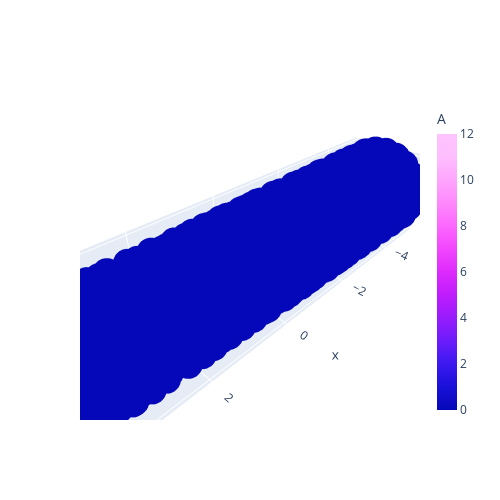

Write notebook code for a chart like this one.
### Code cell
result.plot_species("A", t_ndx=2, size=10)

### Figure 1 — Plotly figure (JSON) as saved in the notebook; plotly's stock layout.template omitted (floating-point values rounded to 4 significant figures; data arrays with more than 128 entries replaced by an {"elided": "..."} marker saying what was removed)
{"data": [{"marker": {"color": {"elided": "1059 int values"}, "colorbar": {"thickness": 20, "title": {"text": "A"}}, "colorscale": [[0, "#0508b8"], [0.08333, "#1910d8"], [0.1667, "#3c19f0"], [0.25, "#6b1cfb"], [0.3333, "#981cfd"], [0.4167, "#bf1cfd"], [0.5, "#dd2bfd"], [0.5833, "#f246fe"], [0.6667, "#fc67fd"], [0.75, "#fe88fc"], [0.8333, "#fea5fd"], [0.9167, "#febefe"], [1, "#fec3fe"]], "size": 10}, "mode": "markers", "name": "A", "type": "scatter3d", "x": {"elided": "1059 float values"}, "y": {"elided": "1059 float values"}, "z": {"elided": "1059 float values"}}], "layout": {"height": 500, "scene": {"aspectmode": "data"}, "width": 500, "xaxis": {"range": [-5, 5]}, "yaxis": {"range": [-1, 1.0]}}}
